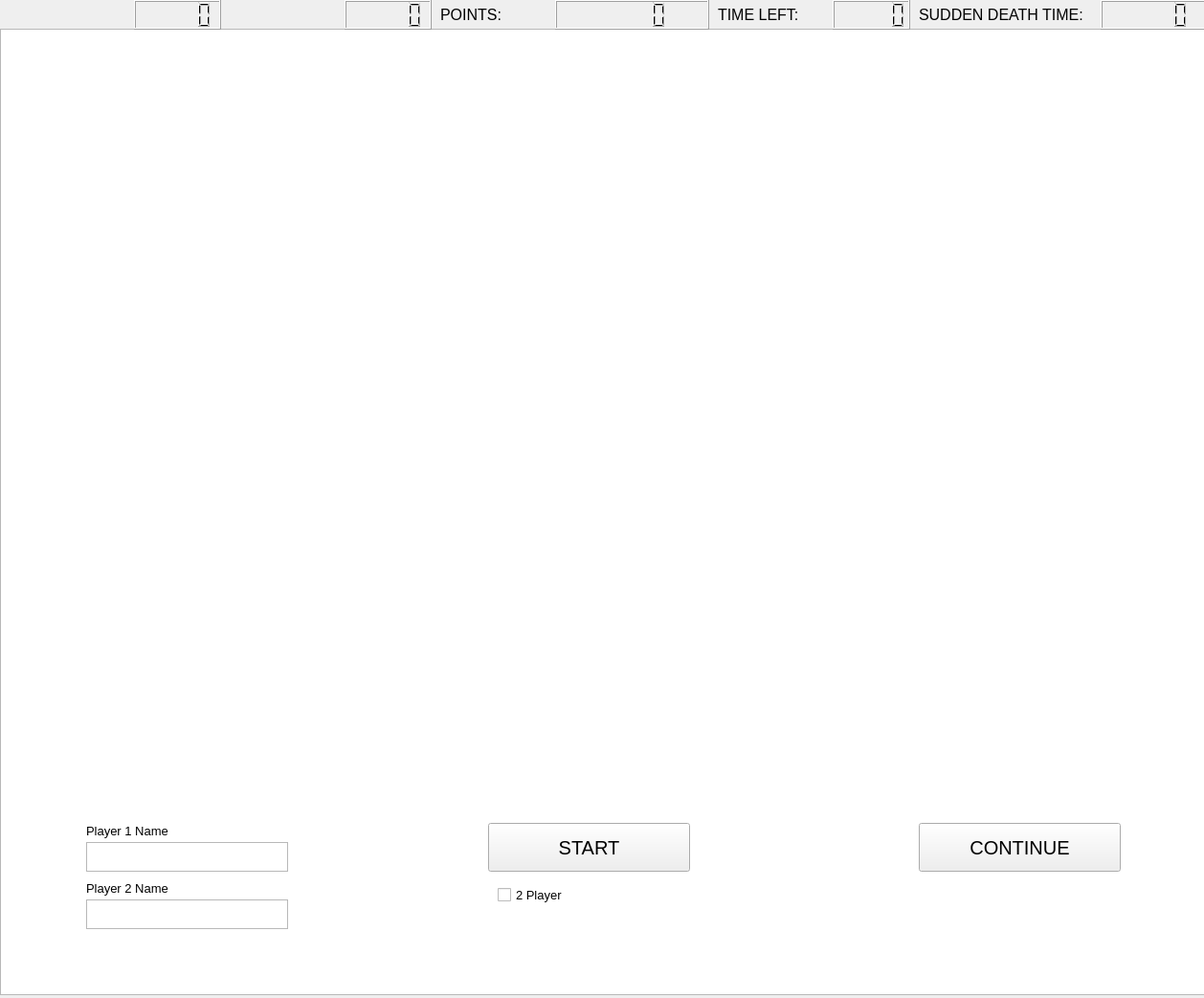
<?xml version="1.0" encoding="UTF-8"?>
<ui version="4.0">
 <class>sonerit</class>
 <widget class="QMainWindow" name="sonerit">
  <property name="geometry">
   <rect>
    <x>0</x>
    <y>0</y>
    <width>1258</width>
    <height>1043</height>
   </rect>
  </property>
  <property name="windowTitle">
   <string>sonerit</string>
  </property>
  <widget class="QWidget" name="centralwidget">
   <widget class="QGraphicsView" name="graphicsView">
    <property name="geometry">
     <rect>
      <x>0</x>
      <y>30</y>
      <width>1260</width>
      <height>1010</height>
     </rect>
    </property>
   </widget>
   <widget class="QPushButton" name="pushButton">
    <property name="geometry">
     <rect>
      <x>510</x>
      <y>860</y>
      <width>211</width>
      <height>51</height>
     </rect>
    </property>
    <property name="font">
     <font>
      <pointsize>15</pointsize>
     </font>
    </property>
    <property name="text">
     <string>START</string>
    </property>
   </widget>
   <widget class="QPushButton" name="continue_button">
    <property name="geometry">
     <rect>
      <x>960</x>
      <y>860</y>
      <width>211</width>
      <height>51</height>
     </rect>
    </property>
    <property name="font">
     <font>
      <pointsize>15</pointsize>
     </font>
    </property>
    <property name="text">
     <string>CONTINUE</string>
    </property>
   </widget>
   <widget class="QCheckBox" name="checkBox">
    <property name="geometry">
     <rect>
      <x>520</x>
      <y>920</y>
      <width>91</width>
      <height>31</height>
     </rect>
    </property>
    <property name="font">
     <font>
      <pointsize>10</pointsize>
     </font>
    </property>
    <property name="text">
     <string>2 Player</string>
    </property>
   </widget>
   <widget class="QPlainTextEdit" name="textEdit_player1">
    <property name="geometry">
     <rect>
      <x>90</x>
      <y>880</y>
      <width>211</width>
      <height>31</height>
     </rect>
    </property>
    <property name="font">
     <font>
      <pointsize>10</pointsize>
     </font>
    </property>
    <property name="cursor" stdset="0">
     <cursorShape>IBeamCursor</cursorShape>
    </property>
    <property name="lineWrapMode">
     <enum>QPlainTextEdit::NoWrap</enum>
    </property>
   </widget>
   <widget class="QPlainTextEdit" name="textEdit_player2">
    <property name="geometry">
     <rect>
      <x>90</x>
      <y>940</y>
      <width>211</width>
      <height>31</height>
     </rect>
    </property>
    <property name="font">
     <font>
      <pointsize>10</pointsize>
     </font>
    </property>
    <property name="cursor" stdset="0">
     <cursorShape>IBeamCursor</cursorShape>
    </property>
    <property name="lineWrapMode">
     <enum>QPlainTextEdit::NoWrap</enum>
    </property>
   </widget>
   <widget class="QLabel" name="label_2">
    <property name="geometry">
     <rect>
      <x>90</x>
      <y>860</y>
      <width>101</width>
      <height>16</height>
     </rect>
    </property>
    <property name="font">
     <font>
      <pointsize>10</pointsize>
     </font>
    </property>
    <property name="text">
     <string>Player 1 Name</string>
    </property>
    <property name="textFormat">
     <enum>Qt::AutoText</enum>
    </property>
   </widget>
   <widget class="QLabel" name="label_3">
    <property name="geometry">
     <rect>
      <x>90</x>
      <y>920</y>
      <width>101</width>
      <height>16</height>
     </rect>
    </property>
    <property name="font">
     <font>
      <pointsize>10</pointsize>
     </font>
    </property>
    <property name="text">
     <string>Player 2 Name</string>
    </property>
   </widget>
   <widget class="QLabel" name="label_player1_name">
    <property name="geometry">
     <rect>
      <x>10</x>
      <y>0</y>
      <width>131</width>
      <height>31</height>
     </rect>
    </property>
    <property name="font">
     <font>
      <pointsize>12</pointsize>
     </font>
    </property>
    <property name="text">
     <string/>
    </property>
   </widget>
   <widget class="QLabel" name="label_player2_name">
    <property name="geometry">
     <rect>
      <x>240</x>
      <y>0</y>
      <width>121</width>
      <height>31</height>
     </rect>
    </property>
    <property name="font">
     <font>
      <pointsize>12</pointsize>
     </font>
    </property>
    <property name="text">
     <string/>
    </property>
   </widget>
   <widget class="QLabel" name="label_points">
    <property name="geometry">
     <rect>
      <x>460</x>
      <y>0</y>
      <width>121</width>
      <height>31</height>
     </rect>
    </property>
    <property name="font">
     <font>
      <pointsize>12</pointsize>
     </font>
    </property>
    <property name="text">
     <string>POINTS:</string>
    </property>
   </widget>
   <widget class="QLabel" name="label_time">
    <property name="geometry">
     <rect>
      <x>750</x>
      <y>0</y>
      <width>121</width>
      <height>31</height>
     </rect>
    </property>
    <property name="font">
     <font>
      <pointsize>12</pointsize>
     </font>
    </property>
    <property name="text">
     <string>TIME LEFT:</string>
    </property>
   </widget>
   <widget class="QLCDNumber" name="lcd_health1">
    <property name="geometry">
     <rect>
      <x>140</x>
      <y>0</y>
      <width>91</width>
      <height>31</height>
     </rect>
    </property>
   </widget>
   <widget class="QLCDNumber" name="lcd_health2">
    <property name="geometry">
     <rect>
      <x>360</x>
      <y>0</y>
      <width>91</width>
      <height>31</height>
     </rect>
    </property>
   </widget>
   <widget class="QLCDNumber" name="lcd_points">
    <property name="geometry">
     <rect>
      <x>580</x>
      <y>0</y>
      <width>161</width>
      <height>31</height>
     </rect>
    </property>
   </widget>
   <widget class="QLCDNumber" name="lcd_time">
    <property name="geometry">
     <rect>
      <x>870</x>
      <y>0</y>
      <width>81</width>
      <height>31</height>
     </rect>
    </property>
   </widget>
   <widget class="QLabel" name="label_gameover">
    <property name="geometry">
     <rect>
      <x>210</x>
      <y>300</y>
      <width>841</width>
      <height>441</height>
     </rect>
    </property>
    <property name="font">
     <font>
      <family>Montserrat</family>
      <pointsize>80</pointsize>
     </font>
    </property>
    <property name="text">
     <string/>
    </property>
    <property name="alignment">
     <set>Qt::AlignCenter</set>
    </property>
   </widget>
   <widget class="QLCDNumber" name="lcd_llt">
    <property name="geometry">
     <rect>
      <x>1150</x>
      <y>0</y>
      <width>111</width>
      <height>31</height>
     </rect>
    </property>
   </widget>
   <widget class="QLabel" name="label_llt">
    <property name="geometry">
     <rect>
      <x>960</x>
      <y>0</y>
      <width>181</width>
      <height>31</height>
     </rect>
    </property>
    <property name="font">
     <font>
      <pointsize>12</pointsize>
     </font>
    </property>
    <property name="text">
     <string>SUDDEN DEATH TIME:</string>
    </property>
   </widget>
   <zorder>graphicsView</zorder>
   <zorder>pushButton</zorder>
   <zorder>continue_button</zorder>
   <zorder>checkBox</zorder>
   <zorder>textEdit_player1</zorder>
   <zorder>textEdit_player2</zorder>
   <zorder>label_3</zorder>
   <zorder>label_player1_name</zorder>
   <zorder>label_player2_name</zorder>
   <zorder>label_points</zorder>
   <zorder>label_2</zorder>
   <zorder>label_time</zorder>
   <zorder>lcd_health1</zorder>
   <zorder>lcd_health2</zorder>
   <zorder>lcd_points</zorder>
   <zorder>lcd_time</zorder>
   <zorder>label_gameover</zorder>
   <zorder>lcd_llt</zorder>
   <zorder>label_llt</zorder>
  </widget>
 </widget>
 <resources/>
 <connections/>
</ui>
